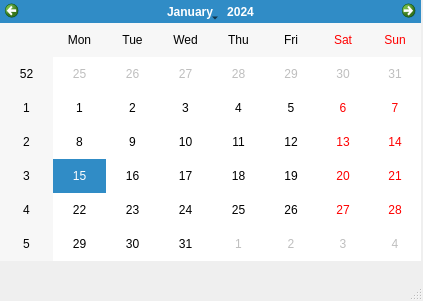
<?xml version="1.0" encoding="UTF-8"?>
<ui version="4.0">
 <class>FechaAlta</class>
 <widget class="QMainWindow" name="FechaAlta">
  <property name="geometry">
   <rect>
    <x>0</x>
    <y>0</y>
    <width>423</width>
    <height>301</height>
   </rect>
  </property>
  <property name="windowTitle">
   <string>MainWindow</string>
  </property>
  <widget class="QWidget" name="centralwidget">
   <widget class="QCalendarWidget" name="Calendar">
    <property name="geometry">
     <rect>
      <x>0</x>
      <y>0</y>
      <width>421</width>
      <height>261</height>
     </rect>
    </property>
   </widget>
  </widget>
  <widget class="QMenuBar" name="menubar">
   <property name="geometry">
    <rect>
     <x>0</x>
     <y>0</y>
     <width>423</width>
     <height>21</height>
    </rect>
   </property>
  </widget>
  <widget class="QStatusBar" name="statusbar"/>
 </widget>
 <resources/>
 <connections/>
</ui>
